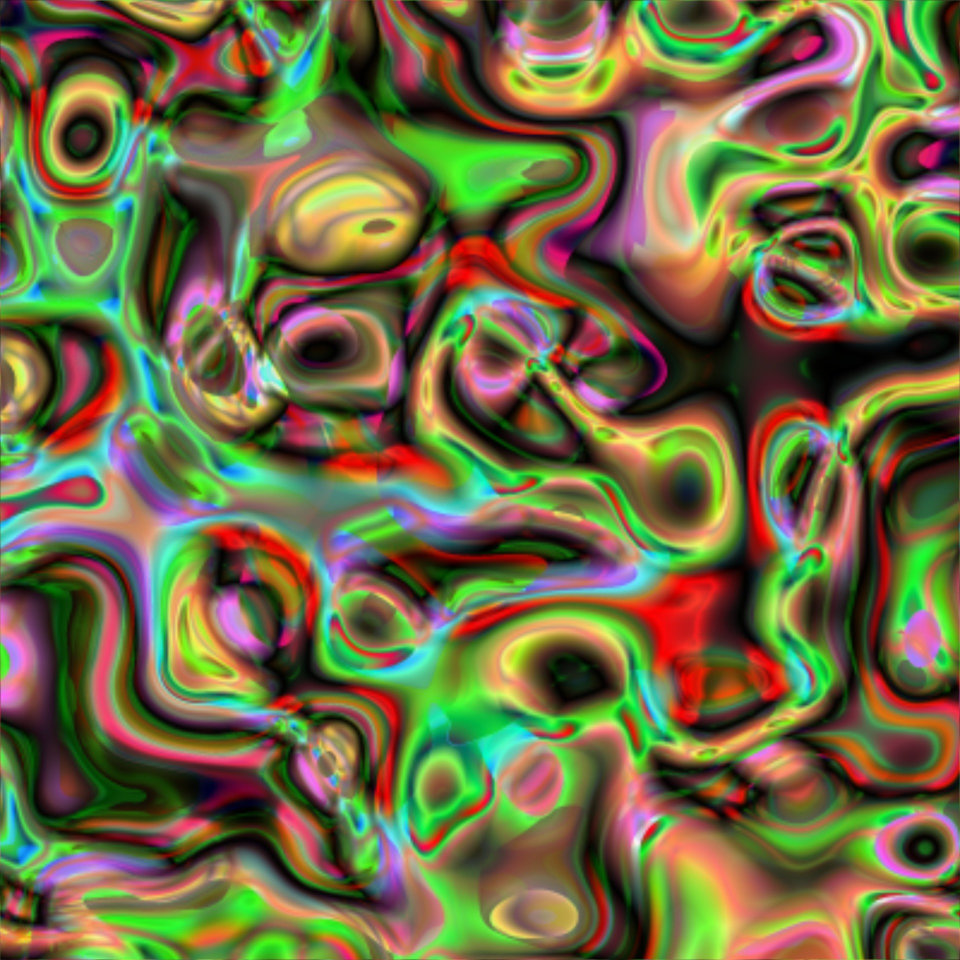
#> input picture let-talk-about-colors.jpg, 1920 x 1920 px (shown at 1/2 size)
$ python lmschart.py let-talk-about-colors.jpg
#> lines starting #> are read from the running program, lines starting #| are printed output that depends on the picture
import cv2
import numpy as np
import math
import sys

if len(sys.argv) != 2:
	print ("Invalid input, \nlmschart.py [filename]")
	quit()


fn = sys.argv[1]
tmp = fn.split(".")
tmp[-2] += "_chart"
tmp[-1] = "png" #png is lossless compression, retains more information
outfn = ".".join(tmp)


img = cv2.imread(fn)
#> img is the input picture: shape (1920, 1920, 3); mean B, G, R 66.1, 105.1, 109.9
if (img is None):
	print ("Image not found or corrupt")
	quit()


(height, width, c) = img.shape
#> height = 1920; width = 1920; c = 3
outputimg = np.zeros((555,width,3), np.uint8) #This is the new image we will create


def rgb2lms(r,g,b): #convert rgb to lms cone activation based on conversion forumula
	L = 17.8824 * r + 43.5161 * g + 4.1194 * b
	M = 3.4557 * r + 27.1554 * g + 3.8671 * b
	S = 0.03 * r + 0.1843 * g + 1.4671 * b

	return [L,M,S]

def rgb2lmsf(r,g,b): #normalized number from 0 to 1
	L = 17.8824 * r + 43.5161 * g + 4.1194 * b
	M = 3.4557 * r + 27.1554 * g + 3.8671 * b
	S = 0.03 * r + 0.1843 * g + 1.4671 * b

	return [L/16641.5466,M/8757.4628,S/427.0756] #these are the maximums from each channel

def lms2rgb(l,m,s): #converts lms back to rgb
	l *= 16641.5466
	m *= 8757.4628
	s *= 427.0756


	r = 0.0809 * l -0.1305 * m + 0.1167 * s
	g = -0.0102 * l + 0.054 * m - 0.1136 * s
	b = -0.0004 * l - 0.0041 * m + 0.6935 * s

	return [r,g,b]


def clamp(a,b,c):
		return max(a,min(b, c))

imgB = cv2.cvtColor(img, cv2.COLOR_BGR2RGB) #opencv uses BGR, make it RGB for simplicity


middleH = int(height/2) #grab the line of pixels in the middle of the image to avoid 3d graphing
#> middleH = 960


for i in range(0,width): #go through the middle of the input image horizontally
	r = imgB[middleH][i][0]
	g = imgB[middleH][i][1] #grab each color from this pixel from each channel
	b = imgB[middleH][i][2]

	[l,m,s] = rgb2lmsf(r,g,b) #convert it to cone activation levels


	# [8 lines of commented-out code are left out]
	li = int(l*255)
	mi = int(m*255)
	si = int(s*255)


	#this part creates the graph at the top
	#I model the l->b, m->g, s->r, simple pixel graphing
	#because the graph can overlay, it grabs the prexisting pixel and modifies the pixel value accordingly
	#e.g. a cross between all three values would create a white pixel, cross between m and s would make a yellow pixel, etc
	#i is the pixel going from left to right, the second fixed value is the color channel
	loc = 255-clamp(0,li,255) #the location of this pixel, subtracting clamp inverts the graph and puts it in a logical direction
	outputimg[loc][i] = (255,outputimg[loc][i][1],outputimg[loc][i][2])
	loc = 255-clamp(0,mi,255)
	outputimg[loc][i] = (outputimg[loc][i][0],255,outputimg[loc][i][2])
	loc = 255-clamp(0,si,255)
	outputimg[loc][i] = (outputimg[loc][i][0],outputimg[loc][i][1],255)


	for m in range(256,300):
		outputimg[m][i] = (r,g,b) #draw the original line of pixels between 256 and 280, creating a 24 pixel high line. 44 if not using the next for loop

	#enable this part if you are modifying the r2, g2, and b2 colors from above. It will show the modified value here
	#for m in range(280,300): #will overwrite half of the original pixels with the new pixels
		#outputimg[m][i] = (r2,g2,b2)


	#300-555 shows difficulty chart
	deltaLM = abs(li-mi) #get the difference between L and M (problematic for dueteranomly). We will represent with green
	outputimg[299+max(0,min(deltaLM, 255))][i] = (0,255,0)

	deltaMS = abs(mi-si) #get the difference between M and S, represent with Red
	outputimg[299+max(0,min(deltaMS, 255))][i] = (255,0,0)

	deltaLS = abs(li-si) #get the difference between L and S, represent with Blue
	outputimg[299+max(0,min(deltaLS, 255))][i] = (0,0,255)
#> this loop made 1920 passes
#> (r, g, b, L in rgb2lmsf, M in rgb2lmsf, S in rgb2lmsf, l) on passes 1 to 3: (116, 83, 104, 6114.6, 3056.9, 171.4, 0.367), (134, 101, 122, 7293.9, 3677.5, 201.6, 0.438), (149, 110, 137, 8015.6, 4031.8, 225.7, 0.482)
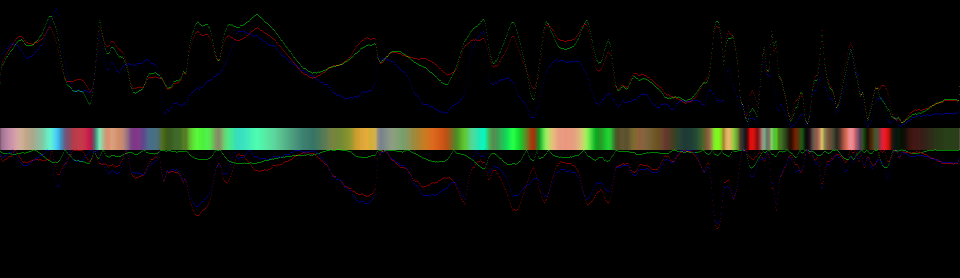
#> outputimg: shape (555, 1920, 3) (shown at 1/2 size); mean R, G, B 9.7, 11.2, 7.3


output = cv2.cvtColor(outputimg, cv2.COLOR_RGB2BGR) #go back to opencv's BGR
cv2.imwrite(outfn, output) #output a more exact image
output = cv2.resize(output, (1280,720),interpolation=cv2.INTER_NEAREST ) #scale it up so we can see it. comment out this line for more precise results
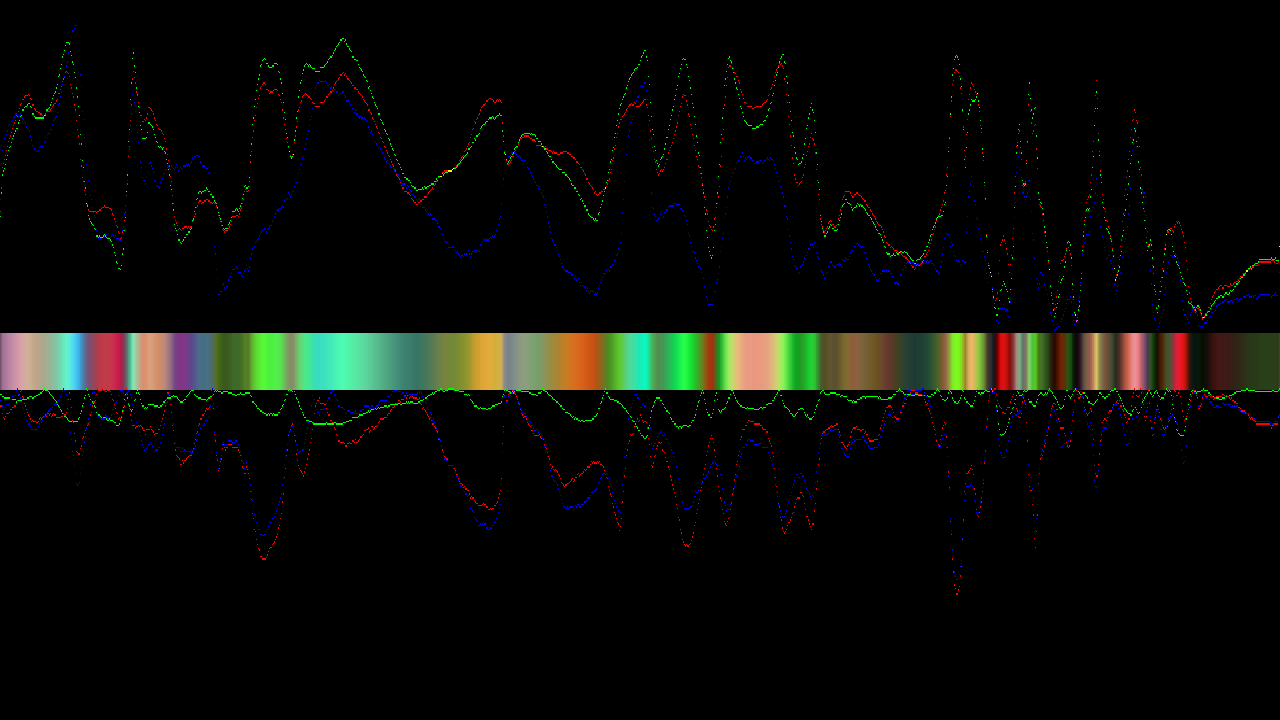
#> output: shape (720, 1280, 3); mean B, G, R 7.3, 11.2, 9.7
#cv2.imwrite("lms.png", img2)
cv2.imshow('Chart',output)
cv2.waitKey(0)
cv2.destroyAllWindows()
